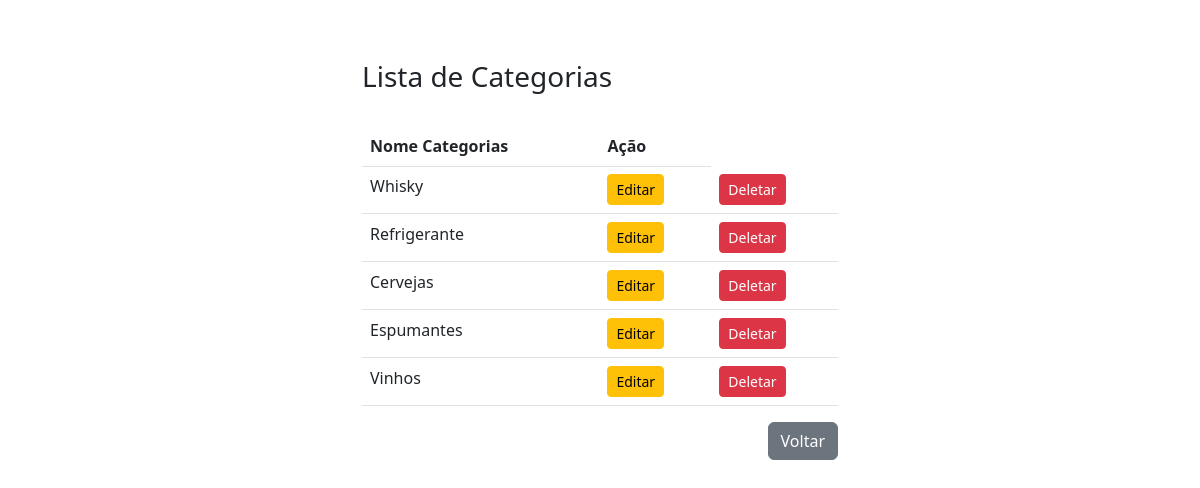
/Controller/listar_categoria.php, run on the app's committed database.
### tables this page shows
CREATE TABLE `categoria` (
  `id_categoria` int(11) NOT NULL,
  `nome_categoria` varchar(100) NOT NULL
);

### Controller/listar_categoria.php (the view, shortened to what this page needs)
<!DOCTYPE html>
<html>
<head>
    <link href="https://cdn.jsdelivr.net/npm/bootstrap@5.2.0-beta1/dist/css/bootstrap.min.css" rel="stylesheet">
    <link rel="stylesheet" type="text/css" href="../css/style.css" media="screen" />
</head>
<body>
    <div class="container" id="t_container">
    <h3> Lista de Categorias</h3>
    <br>
    <table class="table">
        <thead>
            <tr>
                <th scope="col">Nome Categorias</th>
                <th scope="col">Ação</th>
            </tr>
        </thead>
            <tr>
                <?php
                    include '../conexao.php';
                    $sql = "SELECT * FROM `categoria` ORDER BY id_categoria";
                    $busca = mysqli_query($conexao,$sql);
                    while ($array = mysqli_fetch_array($busca)) {
                        $id_categoria = $array['id_categoria'];
                        $nomecategoria = $array['nome_categoria'];
                ?>
                    <tr>
                        <td><?php echo $nomecategoria ?></td>
                        <td><a class="btn btn-warning btn-sm" href="../model/editar_categoria.php?id=<?php echo $id_categoria ?>" role="button">Editar</a></td>
                        <td><a class="btn btn-danger btn-sm" href="../model/deletar_categoria.php?id=<?php echo $id_categoria ?>" role="button">Deletar</a></td>
                    </tr>
                <?php } ?>
            </tr>
    </table>
    <div id="botton_rt">
    <a href="../view/menu.php" role="button" class="btn btn-secondary">Voltar</a>
    </div>
    </div>
</body>
</html>

### css/style.css (style rules this page uses)
#t_container { width: 500px; margin: auto; margin-top: 60px }
#botton_rt { text-align: right; }

### data on the page
categoria: nome_categoria "Whisky"
categoria: nome_categoria "Refrigerante"
categoria: nome_categoria "Cervejas"
categoria: nome_categoria "Espumantes"
categoria: nome_categoria "Vinhos"
